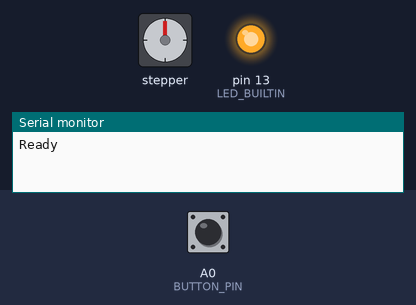
Bench run of a sketch on a simulated Arduino Uno, built with avr-gcc and run on an emulated ATmega328P. Shown: stepper motor, output pins drawn as LEDs (lit = HIGH), the last lines printed to the serial monitor. Wiring (inferred from the names in the program): stepper motor driver (200 steps per turn assumed): step pin 3; direction pin 2; enable pin 4. Dashed ring = blinking. The inputs (shaded band) are chosen by the test bench; at power-on: A0 (BUTTON_PIN) HIGH. Pins used as bus, display or sensor lines are not drawn.

Above: at 1.2 s.
1.3 s: A0 (BUTTON_PIN) pulled LOW for 0.15 s
At 1.46 s:
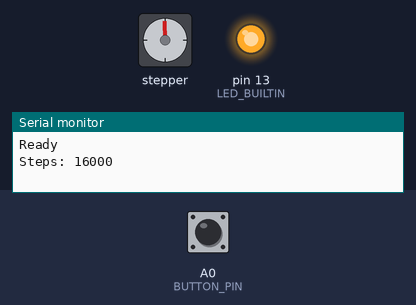
4.3 s: A0 (BUTTON_PIN) pulled LOW for 1 s
At 5.3 s:
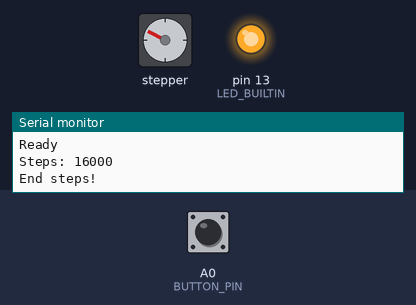
8.3 s: A0 (BUTTON_PIN) pulled LOW for 0.15 s
At 8.47 s:
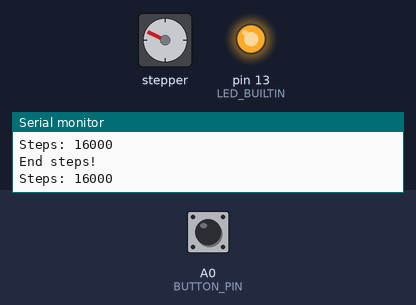
11.3 s: A0 (BUTTON_PIN) pulled LOW for 3.2 s
At 11.8 s:
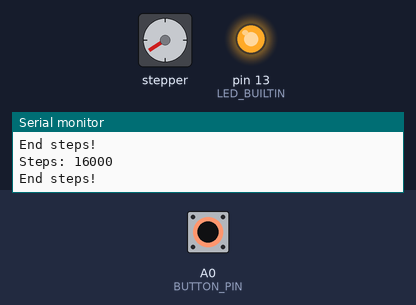
17.0 s: A0 (BUTTON_PIN) driven LOW
At 18.3 s:
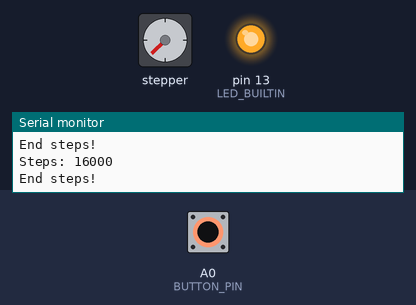
20.0 s: A0 (BUTTON_PIN) driven HIGH
At 20.6 s:
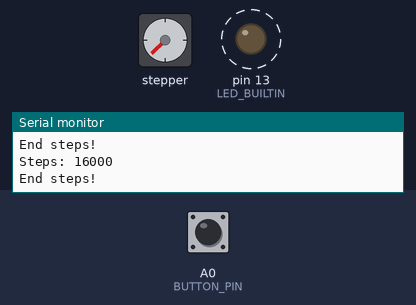
Timing chart, 0 to 24.0 s (numbered marks = the images above; inputs shaded):
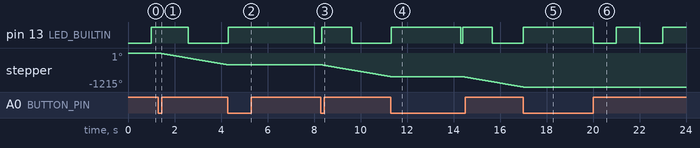

Measured:
- after the input at 1.3 s, stepper: keeps turning counter-clockwise at about 142°/s, starting at once
- after the input at 4.3 s, pin 13 (LED_BUILTIN): LOW → HIGH at once, → LOW 3.7 s later; stepper: stops changing and stays -423°
- after the input at 8.3 s, stepper: keeps turning counter-clockwise at about 142°/s, starting at once
- after the input at 11.3 s, pin 13 (LED_BUILTIN): LOW → HIGH at once, → LOW 3.0 s later, → HIGH 0.07 s later, → LOW 1.3 s later
- after the input at 17.0 s, pin 13 (LED_BUILTIN): LOW → HIGH at once; stepper: goes on until 17.0 s, then stays -1215°
- after the input at 20.0 s, stepper: stops changing and stays -1215°

The sketch:

stepper_motor_rotation.ino
```cpp
#define BUTTON_PIN A0
#define DIR_PIN 2
#define STEP_PIN 3
#define ENABLE_PIN 4

const uint8_t STEPS_PER_REVOLUTION = 200;
const uint8_t PULSES_PER_STEP = 4;
const uint32_t PULSES_PER_REVOLUTION = (uint32_t)PULSES_PER_STEP * (uint32_t)STEPS_PER_REVOLUTION;
const uint32_t MICROSECONDS_PER_RPS = 1000000 / PULSES_PER_REVOLUTION;
const float RPS = 0.09843; // Define Me For Speeeed
const uint16_t PULSETIME = (float)MICROSECONDS_PER_RPS / RPS;
const uint16_t DESIRED_REVOLUTIONS = 20;


void setup() {
  // Declare pins as output:
  Serial.begin(115200);
  pinMode(STEP_PIN, OUTPUT);
  pinMode(DIR_PIN, OUTPUT);
  pinMode(ENABLE_PIN, OUTPUT);
  pinMode(LED_BUILTIN, OUTPUT);
  pinMode(BUTTON_PIN, INPUT_PULLUP);
  // Set the spinning direction CW/CCW:
  digitalWrite(DIR_PIN, LOW);
  digitalWrite(ENABLE_PIN, LOW);
  Serial.println("Ready");
}

void loop() {
  if(!digitalRead(BUTTON_PIN)){
    uint32_t totalSteps = (uint32_t)PULSES_PER_STEP * (uint32_t)STEPS_PER_REVOLUTION * (uint32_t)DESIRED_REVOLUTIONS;
    bool interrupted = stepSomeTimes(totalSteps, millis());
    Serial.println("End steps!");
    if(interrupted){
      digitalWrite(LED_BUILTIN, HIGH);
      delay(3000);
    }
  }
  if((millis() / 1000) % 2 == 1){
    digitalWrite(LED_BUILTIN, HIGH);
  }else{
    digitalWrite(LED_BUILTIN, LOW);
  }
  delay(50);
}

/*
 *   REVOLUTIONS    STEP           PULSES
 *   SECOND         REVOLUTION     STEP
 */

boolean stepSomeTimes(uint32_t steps, uint32_t startTime){
  uint32_t pulse_time_micros = PULSETIME;
  //uint16_t pulse_time_micros = 1000;
  uint32_t disableAllowedTime = startTime + 1000;
  delay(5);
  Serial.println("Steps: " + String(steps));
  delay(5);
  for(uint32_t i = 0; i < steps; i++){
      // These four lines result in 1 step:
    digitalWrite(STEP_PIN, HIGH);
    delayMicroseconds(pulse_time_micros / 2);
    digitalWrite(STEP_PIN, LOW);
    delayMicroseconds(pulse_time_micros / 2);
    if(!digitalRead(BUTTON_PIN) && (millis() > disableAllowedTime)){
      delay(5);
      if(!digitalRead(BUTTON_PIN)){
        return true;
      }
    }
    if(i % (PULSES_PER_STEP * STEPS_PER_REVOLUTION) < 100){
      digitalWrite(LED_BUILTIN, HIGH);
//      if(i % (PULSES_PER_STEP * STEPS_PER_REVOLUTION) == 0){
//        Serial.println("Rev " + String((float)i / (float)(PULSES_PER_STEP * STEPS_PER_REVOLUTION)) );
//      }
    }else{
      digitalWrite(LED_BUILTIN, LOW);
    }
  }
  return false;
}
```
